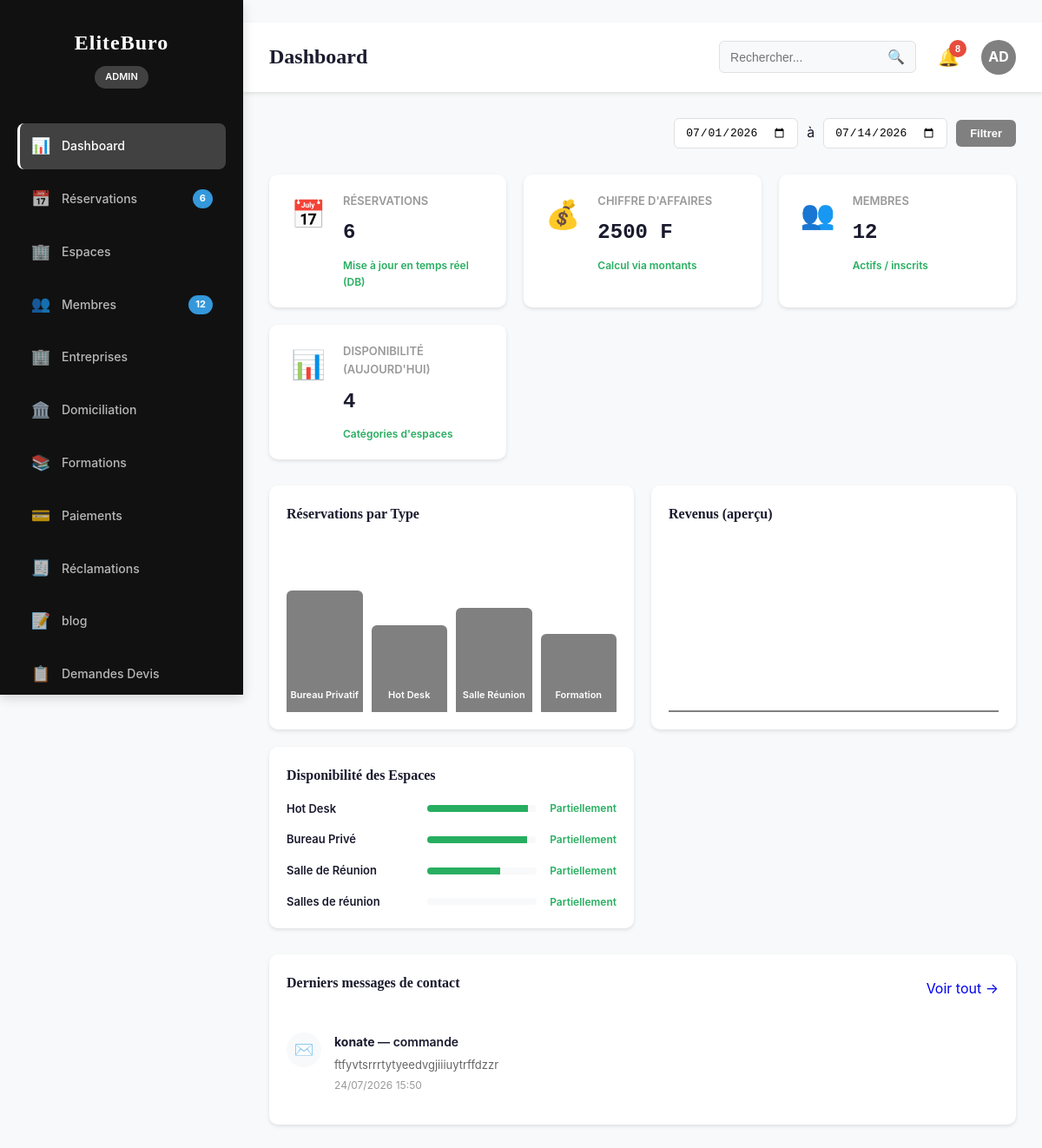
Page /dashboard/ (signed in) on the committed database.
### coworking/models.py (models this page shows, shortened)
class TimeStampedModel(models.Model):
    created_at = models.DateTimeField(auto_now_add=True)
    updated_at = models.DateTimeField(auto_now=True)
    class Meta:
        abstract = True

class Category(TimeStampedModel):
    nom = models.CharField(max_length=200)
    slug = models.SlugField(max_length=220, unique=True)
    description = models.TextField(blank=True, default="")
    icone = models.CharField(max_length=120, blank=True, default="")
    image = models.ImageField(upload_to="coworking/categories/images/")
    class Meta:
        verbose_name = "Category"
        verbose_name_plural = "Categories"

### core/models.py (models this page shows, shortened)
class ContactMessage(models.Model):
    nom = models.CharField(max_length=255)
    email = models.EmailField()
    telephone = models.CharField(max_length=50, blank=True, default="")
    sujet = models.CharField(max_length=255)
    message = models.TextField()
    lu = models.BooleanField(default=False, verbose_name="Lu")
    lu_le = models.DateTimeField(null=True, blank=True)
    created_at = models.DateTimeField(auto_now_add=True)
    class Meta:
        verbose_name = "Message de contact"
        verbose_name_plural = "Messages de contact"
        ordering = ["-created_at"]

### dashboard/views.py (the view)
# urls.py: path("", AdminIndexView.as_view(), name="index"),
class AdminIndexView(AdminBaseView):
    template_name = "dashboard/admin/index.html"

### dashboard/permissions.py (called while the page is built)
def is_admin_or_manager(user) -> bool:
    return getattr(user, "is_authenticated", False) and getattr(user, "role", None) in {User.Role.ADMIN, User.Role.MANAGER}

### dashboard/services.py (called while the page is built)
def get_admin_stats() -> DashboardStats:
    user_count = User.objects.count()
    reservation_count = Reservation.objects.count()
    income_total = (
        Reservation.objects.filter(statut="confirmed").aggregate(total=Sum("montant_total")).get("total")
        or Decimal("0")
    )
    formation_count = Formation.objects.count()
    domiciliation_count = DomiciliationRequest.objects.count()
    return DashboardStats(
        users=user_count,
        reservations=reservation_count,
        income_total=income_total,
        formations=formation_count,
        domiciliation_requests=domiciliation_count,
    )

def get_space_availability_summary(limit: int = 10) -> list[Dict[str, Any]]:
    total = Workspace.objects.count()
    available = Workspace.objects.filter(disponible=True).count()
    top = (
        Workspace.objects.select_related("categorie")
        .values("categorie__nom")
        .annotate(
            count=Count("id"),
            available_count=Count("id", filter=Q(disponible=True)),
        )
        .order_by("-available_count")[:limit]
    )
    return list(top)

def get_recent_activity(limit: int = 10):
    reservations = Reservation.objects.order_by("-created_at")[:limit]
    formations = Formation.objects.order_by("-created_at")[:limit]
    domiciliations = DomiciliationRequest.objects.order_by("-date_creation")[:limit]
    items = []
    for r in reservations:
        items.append(("Réservation", r.created_at, "dashboard_admin:reservations"))
    for f in formations:
        items.append(("Formation", f.created_at, "dashboard_admin:formations"))
    for d in domiciliations:
        items.append(("Domiciliation", d.date_creation, "dashboard_admin:domiciliation"))
    items.sort(key=lambda x: x[1], reverse=True)
    return items[:limit]

### dashboard/views.py (called while the page is built)
def admin_permission_guard(request: HttpRequest):
    if not is_admin_or_manager(request.user):
        raise PermissionDenied

    def dispatch(self, request: HttpRequest, *args, **kwargs):
        try:
            admin_permission_guard(request)
        except PermissionDenied:
            return HttpResponseForbidden("Accès réservé au back-office.")
        return super().dispatch(request, *args, **kwargs)

### templates/dashboard/admin/index.html (shortened to what this page needs)
{% load static %}
{% block content %}
<link rel="stylesheet" href="{% static 'css/admin.css' %}">
<div class="flex">
    <aside class="sidebar">
        <div class="sidebar-header">
            <h2>EliteBuro</h2>
            <p class="admin-badge">Admin</p>
        </div>
        <nav class="sidebar-nav">
            <a href="{% url 'dashboard_admin:index' %}" class="nav-item active" data-section="dashboard">
                <span class="nav-icon">📊</span>
                <span class="nav-label">Dashboard</span>
            </a>
            <a href="{% url 'dashboard_admin:reservations' %}" class="nav-item" data-section="reservations">
                <span class="nav-icon">📅</span>
                <span class="nav-label">Réservations</span>
                <span class="nav-badge">{{ stats.reservations|default_if_none:0 }}</span>
            </a>
            <a href="{% url 'dashboard_admin:coworking' %}" class="nav-item" data-section="espaces">
                <span class="nav-icon">🏢</span>
                <span class="nav-label">Espaces</span>
            </a>
            <a href="{% url 'dashboard_admin:users' %}" class="nav-item" data-section="membres">
                <span class="nav-icon">👥</span>
                <span class="nav-label">Membres</span>
                <span class="nav-badge">{{ stats.users|default_if_none:0 }}</span>
            </a>
            <a href="{% url 'dashboard_admin:companies' %}" class="nav-item" data-section="entreprises">
                <span class="nav-icon">🏢</span>
                <span class="nav-label">Entreprises</span>
            </a>
            <a href="{% url 'dashboard_admin:domiciliation' %}" class="nav-item" data-section="domiciliation">
                <span class="nav-icon">🏛️</span>
                <span class="nav-label">Domiciliation</span>
            </a>
            <a href="{% url 'dashboard_admin:formations' %}" class="nav-item" data-section="formations">
                <span class="nav-icon">📚</span>
                <span class="nav-label">Formations</span>
            </a>
            <a href="{% url 'dashboard_admin:payments' %}" class="nav-item" data-section="paiements">
                <span class="nav-icon">💳</span>
                <span class="nav-label">Paiements</span>
            </a>
            <a href="{% url 'reclamation_admin:list' %}"
            class="nav-item {% if active_section == 'reclamations' %}active{% endif %}">
                <span class="nav-icon">🧾</span>
                <span class="nav-label">Réclamations</span>
            </a>
            <a href="{% url 'blog:articles_list' %}"
            class="nav-item {% if active_section == 'blog_categories' %}active{% endif %}">
                <span class="nav-icon">📝</span>
                <span class="nav-label">blog</span>
            </a>
            <a href="{% url 'dashboard_admin:devis_formation_list' %}"
            class="nav-item {% if active_section == 'devis_formation' %}active{% endif %}">
                <span class="nav-icon">📋</span>
                <span class="nav-label">Demandes Devis</span>
            </a>
        </nav>
    </aside>
    <div class="main-container" style="margin-left: var(--sidebar-width);">
        <header class="top-bar">
            <div class="top-bar-left">
                <h1 class="page-title">Dashboard</h1>
            </div>
            <div class="top-bar-right">
                <div class="search-box">
                    <input type="text" placeholder="Rechercher..." class="search-input">
                    <button class="search-btn">🔍</button>
                </div>
                <div class="notifications">
                    <button class="notification-btn">🔔
                        <span class="notification-count">{{ recent_activity|length|default:0 }}</span>
                    </button>
                </div>
                <div class="user-menu">
                    <div class="user-avatar">AD</div>
                </div>
            </div>
        </header>
        <div class="content">
            <section id="dashboard" class="content-section active">
                <div class="section-header">
                    <div class="date-range">
                        <input type="date" id="date-from" value="2026-07-01">
                        <span>à</span>
                        <input type="date" id="date-to" value="2026-07-14">
                        <button class="btn-filter">Filtrer</button>
                    </div>
                </div>
                <div class="kpi-grid">
                    <div class="kpi-card">
                        <div class="kpi-icon">📅</div>
                        <div class="kpi-content">
                            <p class="kpi-label">Réservations</p>
                            <p class="kpi-value">{{ stats.reservations|default_if_none:0 }}</p>
                            <p class="kpi-change positive">Mise à jour en temps réel (DB)</p>
                        </div>
                    </div>
                    <div class="kpi-card">
                        <div class="kpi-icon">💰</div>
                        <div class="kpi-content">
                            <p class="kpi-label">Chiffre d'Affaires</p>
                            <p class="kpi-value">{{ stats.income_total|default_if_none:0|floatformat:0 }} F</p>
                            <p class="kpi-change positive">Calcul via montants</p>
                        </div>
                    </div>
                    <div class="kpi-card">
                        <div class="kpi-icon">👥</div>
                        <div class="kpi-content">
                            <p class="kpi-label">Membres</p>
                            <p class="kpi-value">{{ stats.users|default_if_none:0 }}</p>
                            <p class="kpi-change positive">Actifs / inscrits</p>
                        </div>
                    </div>
                    <div class="kpi-card">
                        <div class="kpi-icon">📊</div>
                        <div class="kpi-content">
                            <p class="kpi-label">Disponibilité (aujourd'hui)</p>
                            <p class="kpi-value">{{ availability_summary|length|default:0 }}</p>
                            <p class="kpi-change positive">Catégories d'espaces</p>
                        </div>
                    </div>
                </div>
                <div class="charts-grid">
                    <div class="chart-card">
                        <h3>Réservations par Type</h3>
                        <div class="chart-placeholder">
                            <div class="chart-bar" style="height: 70%;">Bureau Privatif</div>
                            <div class="chart-bar" style="height: 50%;">Hot Desk</div>
                            <div class="chart-bar" style="height: 60%;">Salle Réunion</div>
                            <div class="chart-bar" style="height: 45%;">Formation</div>
                        </div>
                    </div>
                    <div class="chart-card">
                        <h3>Revenus (aperçu)</h3>
                        <div class="chart-placeholder">
                            <div class="chart-line"></div>
                        </div>
                    </div>
                    <div class="chart-card">
                        <h3>Disponibilité des Espaces</h3>
                        <div class="availability-list">
                          {% for item in availability_summary %}
                            {% with available=item.available_count count=item.count %}
                            {% with pct=0 %}
                            {% if count and count != 0 %}
                              {% widthratio available count 100 as pct %}
                            {% endif %}
                            <div class="availability-item">
                                <span class="space-name">{{ item.categorie__nom|default:"Espace" }}</span>
                                <div class="progress-bar">
                                    <div class="progress-fill" style="width: {{ pct }}%;"></div>
                                </div>
                                {% if available|default:0|floatformat:"0" == 0 %}
                                  <span class="availability-status occupied">Occupé</span>
                                {% elif available|default:0|floatformat:"0" == count|default:0|floatformat:"0" %}
                                  <span class="availability-status">Libre</span>
                                {% else %}
                                  <span class="availability-status">Partiellement</span>
                                {% endif %}
                            </div>
                            {% endwith %}
                            {% endwith %}
                          {% empty %}
                            <div class="availability-item">
                                <span class="space-name">Aucun espace</span>
                                <div class="progress-bar"><div class="progress-fill" style="width: 0%;"></div></div>
                                <span class="availability-status occupied">Occupé</span>
                            </div>
                          {% endfor %}
                        </div>
                    </div>
                </div>
            <section class="activity-section">
                <div class="section-header">
                    <h3>Derniers messages de contact</h3>
                    <a href="{% url 'dashboard_admin:contact_messages' %}" class="btn-link">Voir tout →</a>
                </div>
                <div class="activity-list">
                    {% for msg in contact_messages %}
                        <div class="activity-item {% if not msg.lu %}unread{% endif %}">
                            <div class="activity-icon">✉️</div>
                            <div class="activity-content">
                                <p class="activity-title">
                                    <strong>{{ msg.nom }}</strong> — {{ msg.sujet|truncatechars:40 }}
                                </p>
                                <p class="activity-desc">{{ msg.message|truncatechars:80 }}</p>
                                <p class="activity-time">{{ msg.created_at|date:"d/m/Y H:i" }}</p>
                            </div>
                        </div>
                    {% endfor %}
                </div>
            </section>
        </div>
    </div>
</div>
{% endblock %}

### templates/dashboard/admin/index.html (style rules this page uses)
.sidebar { background: #111111 !important; }

### rows in the picture
Category: categorie__nom "Hot Desk", {{ pct }} 92 (drawn)
Category: categorie__nom "Bureau Privé", {{ pct }} 91 (drawn)
Category: categorie__nom "Salle de Réunion", {{ pct }} 67 (drawn)
Category: categorie__nom "Salles de réunion"
ContactMessage: nom "konate", sujet "commande", message "ftfyvtsrrrtytyeedvgjiiiuytrffdzzr", created_at "24/07/2026 15:50"

### other values in the picture
{{ stats.reservations|default_if_none:0 }} "6"
{{ stats.users|default_if_none:0 }} "12"
{{ recent_activity|length|default:0 }} "8"
{{ stats.income_total|default_if_none:0|floatformat:0 }} "2500"
{{ availability_summary|length|default:0 }} "4"
